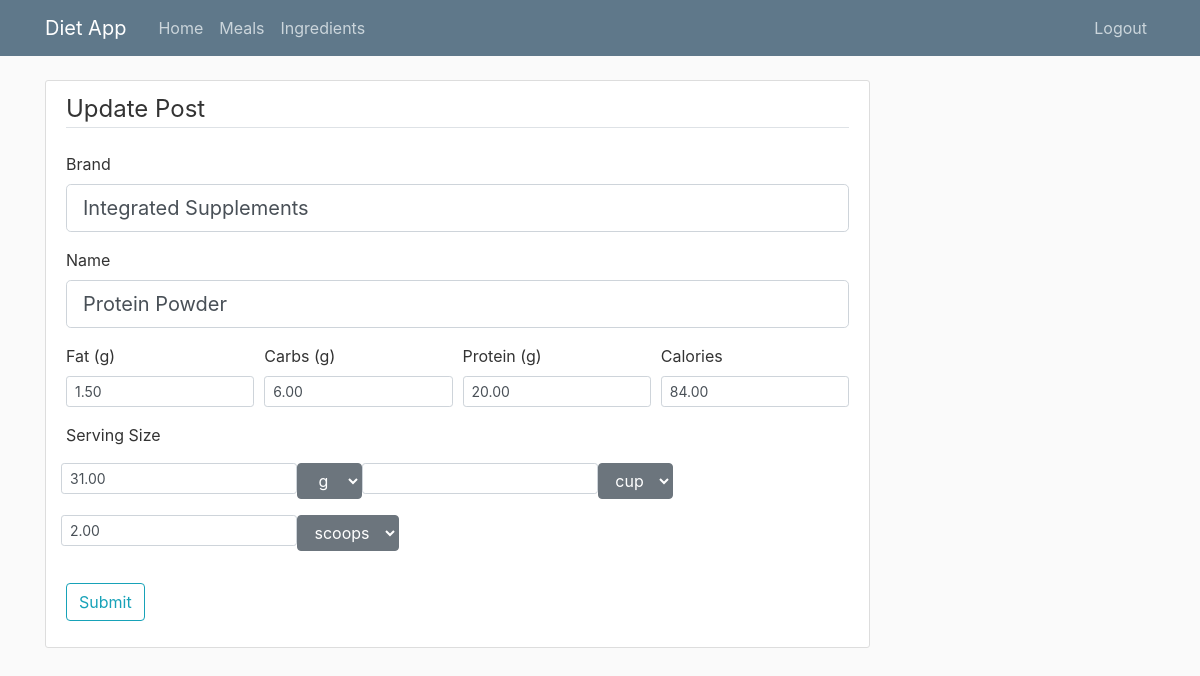
Page /ingredients/2/update (signed in) on the committed database.
### dietapp/models.py (models this page shows, shortened)
class Ingredients(db.Model):
    id = db.Column(db.Integer, primary_key = True)
    brand = db.Column(db.String(100), nullable = False)
    name = db.Column(db.String(100), nullable = False)
    date_created = db.Column(db.DateTime, nullable = False, default = datetime.utcnow )
    date_used = db.Column(db.DateTime)
    favorite = db.Column(db.Boolean, nullable = False, default=False)
    obsolete = db.Column(db.Boolean, nullable = False, default=False)
    protein = db.Column(db.Float, default = 0)
    carbs = db.Column(db.Float, default = 0)
    fat = db.Column(db.Float, default = 0)
    calories = db.Column(db.Float,default=0, nullable = False)
    serv_weight = db.Column(db.Float)
    serv_volume = db.Column(db.Float)
    serv_count = db.Column(db.Float)
    weight_unit_id = db.Column(db.Integer, db.ForeignKey('units.id'))
    volume_unit_id = db.Column(db.Integer, db.ForeignKey('units.id'))
    count_unit_id = db.Column(db.Integer, db.ForeignKey('units.id'))
    user_id = db.Column(db.Integer, db.ForeignKey('user.id'), nullable = False)

### dietapp/routes.py (the view)
@app.route("/ingredients/<int:ingredient_id>/update", methods=['GET','POST'])
@login_required
def update_ingredient(ingredient_id):
    ingredient = Ingredients.query.get_or_404(ingredient_id)
    if current_user != ingredient.author:
        abort(403)
    form = IngredientForm()
    form.drop_weight.choices = [(g.id, g.name) for g in Units.query.filter_by(unit_type_id=1).all()]
    form.drop_volume.choices = [(g.id, g.name) for g in Units.query.filter_by(unit_type_id=2).all()]
    form.drop_count.choices = [(g.id, g.name) for g in Units.query.filter_by(unit_type_id=3).all()]
    if form.validate_on_submit():
        fcn_update_ingredient(form, ingredient_id)
        flash('Ingredient has been updated', 'success')
        return redirect(url_for('update_ingredient',ingredient_id = ingredient.id))
    elif request.method == 'GET':
        form.brand.data = ingredient.brand
        form.name.data = ingredient.name
        form.fat.data = ingredient.fat
        form.carbs.data = ingredient.carbs
        form.protein.data = ingredient.protein
        form.calories.data = ingredient.calories
        form.serv_weight.data = ingredient.serv_weight
        form.serv_volume.data = ingredient.serv_volume
        form.serv_count.data = ingredient.serv_count
        form.drop_weight.data = ingredient.weight_unit_id
        form.drop_volume.data = ingredient.volume_unit_id
        form.drop_count.data = ingredient.count_unit_id
    return render_template('create_ingredient.html',title='Update Post',form=form, legend='Update Post')

### dietapp/forms.py (shortened to what this page needs)
class IngredientForm(FlaskForm):
    brand = StringField('Brand')
    name = StringField('Name', validators =[InputRequired()])
    fat = DecimalField('Fat (g)')
    carbs = DecimalField('Carbs (g)')
    protein = DecimalField('Protein (g)')
    calories = DecimalField('Calories', validators =[InputRequired()])
    serv_weight = DecimalField('Serving Size by Weight', validators =[Optional()])
    serv_volume = DecimalField('Serving Size by Volume', validators =[Optional()])
    serv_count = DecimalField('Serving Size by Count/Servings', validators =[Optional()])
    drop_weight = SelectField('Unit Weight', coerce=int)
    drop_volume = SelectField('Unit Volume', coerce=int)
    drop_count = SelectField('Unit Count', coerce=int)
    submit = SubmitField('Submit')

### dietapp/models.py (called while the page is built)
@login_manager.user_loader
def load_user(user_id):
    return User.query.get(int(user_id))

### dietapp/templates/create_ingredient.html (shortened to what this page needs)
{% extends "layout.html" %}
{% block content %}
    <div class="content-section">
        <form method="POST" action="">
            <fieldset class = "form-group">
                <legend class="border-bottom mb-4">{{ legend}}</legend>
                <div class ="form-group">
                    {{form.brand.label(class = "form-control-label")}}
                    {% if form.brand.errors %}
                        {{ form.brand(class="form-control form-contro-lg is-invalid")}}
                        <div class = invalid-feedback>
                            {% for error in form.brand.errors %}
                                <span>{{ error }}</span>
                            {% endfor %}
                        </div>
                    {% else %}
                        {{form.brand(class = "form-control form-control-lg")}}
                    {% endif %}
                </div>
                <div class ="form-group">
                    {{form.name.label(class = "form-control-label")}}
                    {% if form.name.errors %}
                        {{ form.name(class="form-control form-contro-lg is-invalid")}}
                        <div class = invalid-feedback>
                            {% for error in form.name.errors %}
                                <span>{{ error }}</span>
                            {% endfor %}
                        </div>
                    {% else %}
                        {{form.name(class = "form-control form-control-lg")}}
                    {% endif %}
                </div>
                <div class="form-row">
                    <div class ="form-group col-md-3">
                        {{form.fat.label(class = "form-control-label")}}
                        {% if form.fat.errors %}
                            {{ form.fat(class="form-control form-contro-sm is-invalid")}}
                            <div class = invalid-feedback>
                                {% for error in form.fat.errors %}
                                    <span>{{ error }}</span>
                                {% endfor %}
                            </div>
                        {% else %}
                            {{form.fat(class = "form-control form-control-sm")}}
                        {% endif %}
                    </div>
                    <div class ="form-group col-md-3">
                        {{form.carbs.label(class = "form-control-label")}}
                        {% if form.carbs.errors %}
                            {{ form.carbs(class="form-control form-contro-sm is-invalid")}}
                            <div class = invalid-feedback>
                                {% for error in form.carbs.errors %}
                                    <span>{{ error }}</span>
                                {% endfor %}
                            </div>
                        {% else %}
                            {{form.carbs(class = "form-control form-control-sm")}}
                        {% endif %}
                    </div>
                    <div class ="form-group col-md-3">
                        {{form.protein.label(class = "form-control-label")}}
                        {% if form.protein.errors %}
                            {{ form.protein(class="form-control form-contro-sm is-invalid")}}
                            <div class = invalid-feedback>
                                {% for error in form.protein.errors %}
                                    <span>{{ error }}</span>
                                {% endfor %}
                            </div>
                        {% else %}
                            {{form.protein(class = "form-control form-control-sm")}}
                        {% endif %}
                    </div>
                    <div class ="form-group col-md-3">
                        {{form.calories.label(class = "form-control-label")}}
                        {% if form.calories.errors %}
                            {{ form.calories(class="form-control form-contro-sm is-invalid")}}
                            <div class = invalid-feedback>
                                {% for error in form.calories.errors %}
                                    <span>{{ error }}</span>
                                {% endfor %}
                            </div>
                        {% else %}
                            {{form.calories(class = "form-control form-control-sm")}}
                        {% endif %}
                    </div>
                </div>
                <div class="form-control-label mb-3">
                    Serving Size
                </div>
                <div class="form-row">
                    <div class ="form-group">
                        {% if form.serv_weight.errors %}
                            {{ form.serv_weight(class="form-control form-contro-sm is-invalid")}}
                            <div class = invalid-feedback>
                                {% for error in form.serv_weight.errors %}
                                    <span>{{ error }}</span>
                                {% endfor %}
                            </div>
                        {% else %}
                            {{form.serv_weight(class = "form-control form-control-sm")}}
                        {% endif %}
                    </div>
                    <div class ="form-group">
                        {% if form.drop_weight.errors %}
                            {{ form.drop_weight(class="form-control form-contro-sm is-invalid")}}
                            <div class = invalid-feedback>
                                {% for error in form.drop_weight.errors %}
                                    <span>{{ error }}</span>
                                {% endfor %}
                            </div>
                        {% else %}
                            {{form.drop_weight(class = "btn btn-secondary dropdown-toggle")}}
                        {% endif %}
                    </div>
                    <div class ="form-group">
                        {% if form.serv_volume.errors %}
                            {{ form.serv_volume(class="form-control form-contro-sm is-invalid")}}
                            <div class = invalid-feedback>
                                {% for error in form.serv_volume.errors %}
                                    <span>{{ error }}</span>
                                {% endfor %}
                            </div>
                        {% else %}
                            {{form.serv_volume(class = "form-control form-control-sm")}}
                        {% endif %}
                    </div>
                    <div class ="form-group">
                        {% if form.drop_volume.errors %}
                            {{ form.drop_volume(class="form-control form-contro-sm is-invalid")}}
                            <div class = invalid-feedback>
                                {% for error in form.drop_volume.errors %}
                                    <span>{{ error }}</span>
                                {% endfor %}
                            </div>
                        {% else %}
                            {{form.drop_volume(class = "btn btn-secondary dropdown-toggle")}}
                        {% endif %}
                    </div>
                    <div class ="form-group">
                        {% if form.serv_count.errors %}
                            {{ form.serv_count(class="form-control form-contro-sm is-invalid")}}
                            <div class = invalid-feedback>
                                {% for error in form.serv_count.errors %}
                                    <span>{{ error }}</span>
                                {% endfor %}
                            </div>
                        {% else %}
                            {{form.serv_count(class = "form-control form-control-sm")}}
                        {% endif %}
                    </div>
                    <div class ="form-group">
                        {% if form.drop_count.errors %}
                            {{ form.drop_count(class="form-control form-contro-sm is-invalid")}}
                            <div class = invalid-feedback>
                                {% for error in form.drop_count.errors %}
                                    <span>{{ error }}</span>
                                {% endfor %}
                            </div>
                        {% else %}
                            {{form.drop_count(class = "btn btn-secondary dropdown-toggle")}}
                        {% endif %}
                    </div>
                </div>
            </fieldset>
            <div class ="form-group">
                {{form.submit(class="btn btn-outline-info")}}
            </div>
        </form>
    </div>
{% endblock content %}

### dietapp/static/main.css (style rules this page uses)
body { background: #fafafa; color: #333333; margin-top: 5rem; }
.content-section { background: #ffffff; padding: 10px 20px; border: 1px solid #dddddd; border-radius: 3px; margin-bottom: 20px; }

### rows in the picture
Ingredients: brand "Integrated Supplements", name "Protein Powder", fat "1.50", carbs "6.00", protein "20.00", calories "84.00", serv_weight "31.00", serv_count "2.00"

### other values in the picture
{{ legend }} "Update Post"
